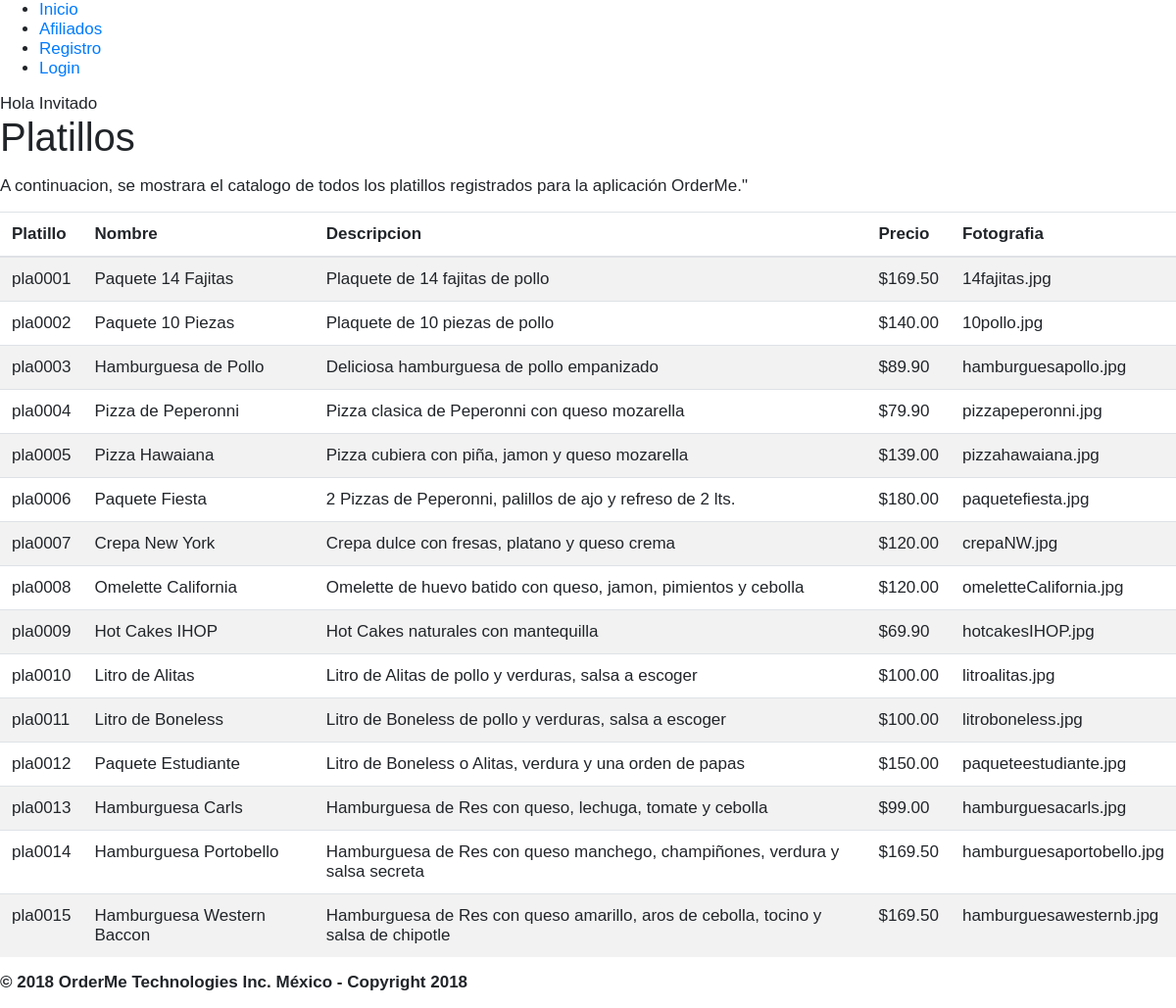
/platillo.php, run on the app's committed database.
### tables this page shows
create table Platillo(
	id_platillo varchar(7),
    nombre varchar(40) not null,
    descripcion varchar(200) not null,
    precio float(5,2) not null,
    fotografia varchar(40) not null,
    constraint pk_platillo primary key (id_platillo)
);

### platillo.php (the view, shortened to what this page needs)
<!DOCTYPE html>
<html>
<head>
  <?php include('includes/links.php'); ?>
</head>
<?php
  include('includes/global.php');
?>
<body>
<div class="contenedor">
  <h1 class="courgete">Platillos</h1>
  <p class="centrado">A continuacion, se mostrara el catalogo de todos los platillos registrados para la aplicación OrderMe."</p>
  <div class="table-responsive">
    <table class="table table-striped">
        <thead>
          <tr>
            <th>Platillo</th>
            <th>Nombre</th>
            <th>Descripcion</th>
            <th>Precio</th>
            <th>Fotografia</th>
          </tr>
        </thead>
        <tbody>
          <?php
            include('connectmysql.php');
            $sqldata= mysqli_query($dbcon,"call VerPlatillo()");
            while($row=mysqli_fetch_array($sqldata,MYSQLI_NUM)){
              echo "<tr><td>";
              echo utf8_encode($row[0]);
              echo "</td><td>";
              echo utf8_encode($row[1]);
              echo "</td><td>";
              echo utf8_encode($row[2]);
              echo "</td><td>";
              echo '$'.utf8_encode($row[3]);
              echo "</td><td>";
              echo utf8_encode($row[4]);
              echo "</td>";
            }
          ?>
        </tbody>
      </table>
  </div>
</div>
</body>
</html>

### comun/css/estilos.css (style rules this page uses)
body { font: 100% sans-serif; font-size: 1.0625em; }
p { width: 80%; }

### data on the page
platillo: id_platillo "pla0001", nombre "Paquete 14 Fajitas", descripcion "Plaquete de 14 fajitas de pollo", precio "169.50", fotografia "14fajitas.jpg"
platillo: id_platillo "pla0002", nombre "Paquete 10 Piezas", descripcion "Plaquete de 10 piezas de pollo", precio "140.00", fotografia "10pollo.jpg"
platillo: id_platillo "pla0003", nombre "Hamburguesa de Pollo", descripcion "Deliciosa hamburguesa de pollo empanizado", precio "89.90", fotografia "hamburguesapollo.jpg"
platillo: id_platillo "pla0004", nombre "Pizza de Peperonni", descripcion "Pizza clasica de Peperonni con queso mozarella", precio "79.90", fotografia "pizzapeperonni.jpg"
platillo: id_platillo "pla0005", nombre "Pizza Hawaiana", descripcion "Pizza cubiera con piña, jamon y queso mozarella", precio "139.00", fotografia "pizzahawaiana.jpg"
platillo: id_platillo "pla0006", nombre "Paquete Fiesta", descripcion "2 Pizzas de Peperonni, palillos de ajo y refreso de 2 lts.", precio "180.00", fotografia "paquetefiesta.jpg"
platillo: id_platillo "pla0007", nombre "Crepa New York", descripcion "Crepa dulce con fresas, platano y queso crema", precio "120.00", fotografia "crepaNW.jpg"
platillo: id_platillo "pla0008", nombre "Omelette California", descripcion "Omelette de huevo batido con queso, jamon, pimientos y cebolla", precio "120.00", fotografia "omeletteCalifornia.jpg"
platillo: id_platillo "pla0009", nombre "Hot Cakes IHOP", descripcion "Hot Cakes naturales con mantequilla", precio "69.90", fotografia "hotcakesIHOP.jpg"
platillo: id_platillo "pla0010", nombre "Litro de Alitas", descripcion "Litro de Alitas de pollo y verduras, salsa a escoger", precio "100.00", fotografia "litroalitas.jpg"
platillo: id_platillo "pla0011", nombre "Litro de Boneless", descripcion "Litro de Boneless de pollo y verduras, salsa a escoger", precio "100.00", fotografia "litroboneless.jpg"
platillo: id_platillo "pla0012", nombre "Paquete Estudiante", descripcion "Litro de Boneless o Alitas, verdura y una orden de papas", precio "150.00", fotografia "paqueteestudiante.jpg"
platillo: id_platillo "pla0013", nombre "Hamburguesa Carls", descripcion "Hamburguesa de Res con queso, lechuga, tomate y cebolla", precio "99.00", fotografia "hamburguesacarls.jpg"
platillo: id_platillo "pla0014", nombre "Hamburguesa Portobello", descripcion "Hamburguesa de Res con queso manchego, champiñones, verdura y salsa secreta", precio "169.50", fotografia "hamburguesaportobello.jpg"
platillo: id_platillo "pla0015", nombre "Hamburguesa Western Baccon", descripcion "Hamburguesa de Res con queso amarillo, aros de cebolla, tocino y salsa de chipotle", precio "169.50", fotografia "hamburguesawesternb.jpg"
